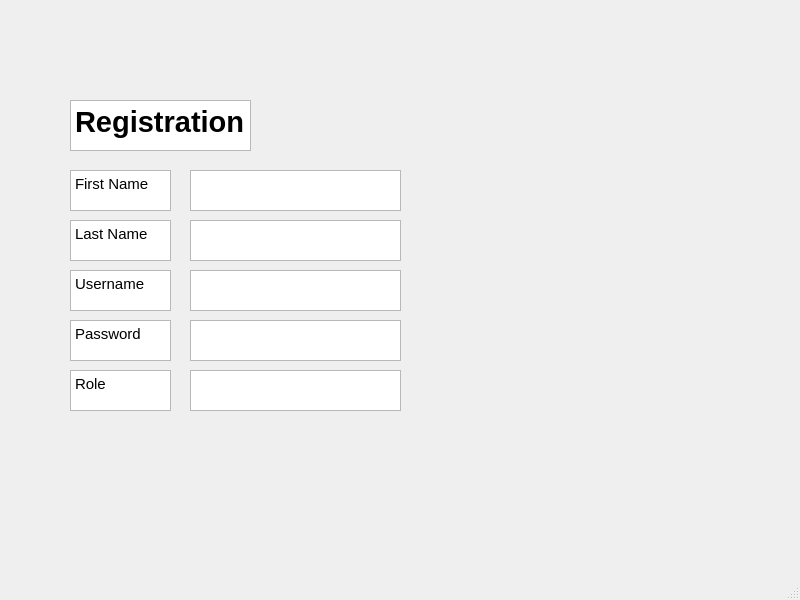
<?xml version="1.0" encoding="UTF-8"?>
<ui version="4.0">
 <class>registration_window</class>
 <widget class="QMainWindow" name="registration_window">
  <property name="geometry">
   <rect>
    <x>0</x>
    <y>0</y>
    <width>800</width>
    <height>600</height>
   </rect>
  </property>
  <property name="windowTitle">
   <string>MainWindow</string>
  </property>
  <widget class="QWidget" name="centralwidget">
   <widget class="QTextBrowser" name="textBrowser">
    <property name="geometry">
     <rect>
      <x>70</x>
      <y>100</y>
      <width>181</width>
      <height>51</height>
     </rect>
    </property>
    <property name="html">
     <string>&lt;!DOCTYPE HTML PUBLIC &quot;-//W3C//DTD HTML 4.0//EN&quot; &quot;http://www.w3.org/TR/REC-html40/strict.dtd&quot;&gt;
&lt;html&gt;&lt;head&gt;&lt;meta name=&quot;qrichtext&quot; content=&quot;1&quot; /&gt;&lt;meta charset=&quot;utf-8&quot; /&gt;&lt;style type=&quot;text/css&quot;&gt;
p, li { white-space: pre-wrap; }
hr { height: 1px; border-width: 0; }
li.unchecked::marker { content: &quot;\2610&quot;; }
li.checked::marker { content: &quot;\2612&quot;; }
&lt;/style&gt;&lt;/head&gt;&lt;body style=&quot; font-family:'Segoe UI'; font-size:9pt; font-weight:400; font-style:normal;&quot;&gt;
&lt;p style=&quot; margin-top:0px; margin-bottom:0px; margin-left:0px; margin-right:0px; -qt-block-indent:0; text-indent:0px;&quot;&gt;&lt;span style=&quot; font-size:22pt; font-weight:700;&quot;&gt;Registration&lt;/span&gt;&lt;/p&gt;&lt;/body&gt;&lt;/html&gt;</string>
    </property>
   </widget>
   <widget class="QTextBrowser" name="textBrowser_2">
    <property name="geometry">
     <rect>
      <x>70</x>
      <y>170</y>
      <width>101</width>
      <height>41</height>
     </rect>
    </property>
    <property name="html">
     <string>&lt;!DOCTYPE HTML PUBLIC &quot;-//W3C//DTD HTML 4.0//EN&quot; &quot;http://www.w3.org/TR/REC-html40/strict.dtd&quot;&gt;
&lt;html&gt;&lt;head&gt;&lt;meta name=&quot;qrichtext&quot; content=&quot;1&quot; /&gt;&lt;meta charset=&quot;utf-8&quot; /&gt;&lt;style type=&quot;text/css&quot;&gt;
p, li { white-space: pre-wrap; }
hr { height: 1px; border-width: 0; }
li.unchecked::marker { content: &quot;\2610&quot;; }
li.checked::marker { content: &quot;\2612&quot;; }
&lt;/style&gt;&lt;/head&gt;&lt;body style=&quot; font-family:'Segoe UI'; font-size:9pt; font-weight:400; font-style:normal;&quot;&gt;
&lt;p style=&quot; margin-top:0px; margin-bottom:0px; margin-left:0px; margin-right:0px; -qt-block-indent:0; text-indent:0px;&quot;&gt;&lt;span style=&quot; font-size:11pt;&quot;&gt;First Name&lt;/span&gt;&lt;/p&gt;&lt;/body&gt;&lt;/html&gt;</string>
    </property>
   </widget>
   <widget class="QTextEdit" name="textEdit">
    <property name="geometry">
     <rect>
      <x>190</x>
      <y>170</y>
      <width>211</width>
      <height>41</height>
     </rect>
    </property>
   </widget>
   <widget class="QTextBrowser" name="textBrowser_3">
    <property name="geometry">
     <rect>
      <x>70</x>
      <y>220</y>
      <width>101</width>
      <height>41</height>
     </rect>
    </property>
    <property name="html">
     <string>&lt;!DOCTYPE HTML PUBLIC &quot;-//W3C//DTD HTML 4.0//EN&quot; &quot;http://www.w3.org/TR/REC-html40/strict.dtd&quot;&gt;
&lt;html&gt;&lt;head&gt;&lt;meta name=&quot;qrichtext&quot; content=&quot;1&quot; /&gt;&lt;meta charset=&quot;utf-8&quot; /&gt;&lt;style type=&quot;text/css&quot;&gt;
p, li { white-space: pre-wrap; }
hr { height: 1px; border-width: 0; }
li.unchecked::marker { content: &quot;\2610&quot;; }
li.checked::marker { content: &quot;\2612&quot;; }
&lt;/style&gt;&lt;/head&gt;&lt;body style=&quot; font-family:'Segoe UI'; font-size:9pt; font-weight:400; font-style:normal;&quot;&gt;
&lt;p style=&quot; margin-top:0px; margin-bottom:0px; margin-left:0px; margin-right:0px; -qt-block-indent:0; text-indent:0px;&quot;&gt;&lt;span style=&quot; font-size:11pt;&quot;&gt;Last Name&lt;/span&gt;&lt;/p&gt;&lt;/body&gt;&lt;/html&gt;</string>
    </property>
   </widget>
   <widget class="QTextEdit" name="textEdit_2">
    <property name="geometry">
     <rect>
      <x>190</x>
      <y>220</y>
      <width>211</width>
      <height>41</height>
     </rect>
    </property>
   </widget>
   <widget class="QTextBrowser" name="textBrowser_4">
    <property name="geometry">
     <rect>
      <x>70</x>
      <y>270</y>
      <width>101</width>
      <height>41</height>
     </rect>
    </property>
    <property name="html">
     <string>&lt;!DOCTYPE HTML PUBLIC &quot;-//W3C//DTD HTML 4.0//EN&quot; &quot;http://www.w3.org/TR/REC-html40/strict.dtd&quot;&gt;
&lt;html&gt;&lt;head&gt;&lt;meta name=&quot;qrichtext&quot; content=&quot;1&quot; /&gt;&lt;meta charset=&quot;utf-8&quot; /&gt;&lt;style type=&quot;text/css&quot;&gt;
p, li { white-space: pre-wrap; }
hr { height: 1px; border-width: 0; }
li.unchecked::marker { content: &quot;\2610&quot;; }
li.checked::marker { content: &quot;\2612&quot;; }
&lt;/style&gt;&lt;/head&gt;&lt;body style=&quot; font-family:'Segoe UI'; font-size:9pt; font-weight:400; font-style:normal;&quot;&gt;
&lt;p style=&quot; margin-top:0px; margin-bottom:0px; margin-left:0px; margin-right:0px; -qt-block-indent:0; text-indent:0px;&quot;&gt;&lt;span style=&quot; font-size:11pt;&quot;&gt;Username&lt;/span&gt;&lt;/p&gt;&lt;/body&gt;&lt;/html&gt;</string>
    </property>
   </widget>
   <widget class="QTextEdit" name="textEdit_3">
    <property name="geometry">
     <rect>
      <x>190</x>
      <y>270</y>
      <width>211</width>
      <height>41</height>
     </rect>
    </property>
   </widget>
   <widget class="QTextBrowser" name="textBrowser_5">
    <property name="geometry">
     <rect>
      <x>70</x>
      <y>320</y>
      <width>101</width>
      <height>41</height>
     </rect>
    </property>
    <property name="html">
     <string>&lt;!DOCTYPE HTML PUBLIC &quot;-//W3C//DTD HTML 4.0//EN&quot; &quot;http://www.w3.org/TR/REC-html40/strict.dtd&quot;&gt;
&lt;html&gt;&lt;head&gt;&lt;meta name=&quot;qrichtext&quot; content=&quot;1&quot; /&gt;&lt;meta charset=&quot;utf-8&quot; /&gt;&lt;style type=&quot;text/css&quot;&gt;
p, li { white-space: pre-wrap; }
hr { height: 1px; border-width: 0; }
li.unchecked::marker { content: &quot;\2610&quot;; }
li.checked::marker { content: &quot;\2612&quot;; }
&lt;/style&gt;&lt;/head&gt;&lt;body style=&quot; font-family:'Segoe UI'; font-size:9pt; font-weight:400; font-style:normal;&quot;&gt;
&lt;p style=&quot; margin-top:0px; margin-bottom:0px; margin-left:0px; margin-right:0px; -qt-block-indent:0; text-indent:0px;&quot;&gt;&lt;span style=&quot; font-size:11pt;&quot;&gt;Password&lt;/span&gt;&lt;/p&gt;&lt;/body&gt;&lt;/html&gt;</string>
    </property>
   </widget>
   <widget class="QTextBrowser" name="textBrowser_6">
    <property name="geometry">
     <rect>
      <x>70</x>
      <y>370</y>
      <width>101</width>
      <height>41</height>
     </rect>
    </property>
    <property name="html">
     <string>&lt;!DOCTYPE HTML PUBLIC &quot;-//W3C//DTD HTML 4.0//EN&quot; &quot;http://www.w3.org/TR/REC-html40/strict.dtd&quot;&gt;
&lt;html&gt;&lt;head&gt;&lt;meta name=&quot;qrichtext&quot; content=&quot;1&quot; /&gt;&lt;meta charset=&quot;utf-8&quot; /&gt;&lt;style type=&quot;text/css&quot;&gt;
p, li { white-space: pre-wrap; }
hr { height: 1px; border-width: 0; }
li.unchecked::marker { content: &quot;\2610&quot;; }
li.checked::marker { content: &quot;\2612&quot;; }
&lt;/style&gt;&lt;/head&gt;&lt;body style=&quot; font-family:'Segoe UI'; font-size:9pt; font-weight:400; font-style:normal;&quot;&gt;
&lt;p style=&quot; margin-top:0px; margin-bottom:0px; margin-left:0px; margin-right:0px; -qt-block-indent:0; text-indent:0px;&quot;&gt;&lt;span style=&quot; font-size:11pt;&quot;&gt;Role&lt;/span&gt;&lt;/p&gt;&lt;/body&gt;&lt;/html&gt;</string>
    </property>
   </widget>
   <widget class="QTextEdit" name="textEdit_4">
    <property name="geometry">
     <rect>
      <x>190</x>
      <y>320</y>
      <width>211</width>
      <height>41</height>
     </rect>
    </property>
   </widget>
   <widget class="QTextEdit" name="textEdit_5">
    <property name="geometry">
     <rect>
      <x>190</x>
      <y>370</y>
      <width>211</width>
      <height>41</height>
     </rect>
    </property>
   </widget>
  </widget>
  <widget class="QMenuBar" name="menubar">
   <property name="geometry">
    <rect>
     <x>0</x>
     <y>0</y>
     <width>800</width>
     <height>22</height>
    </rect>
   </property>
  </widget>
  <widget class="QStatusBar" name="statusbar"/>
 </widget>
 <resources/>
 <connections/>
</ui>
